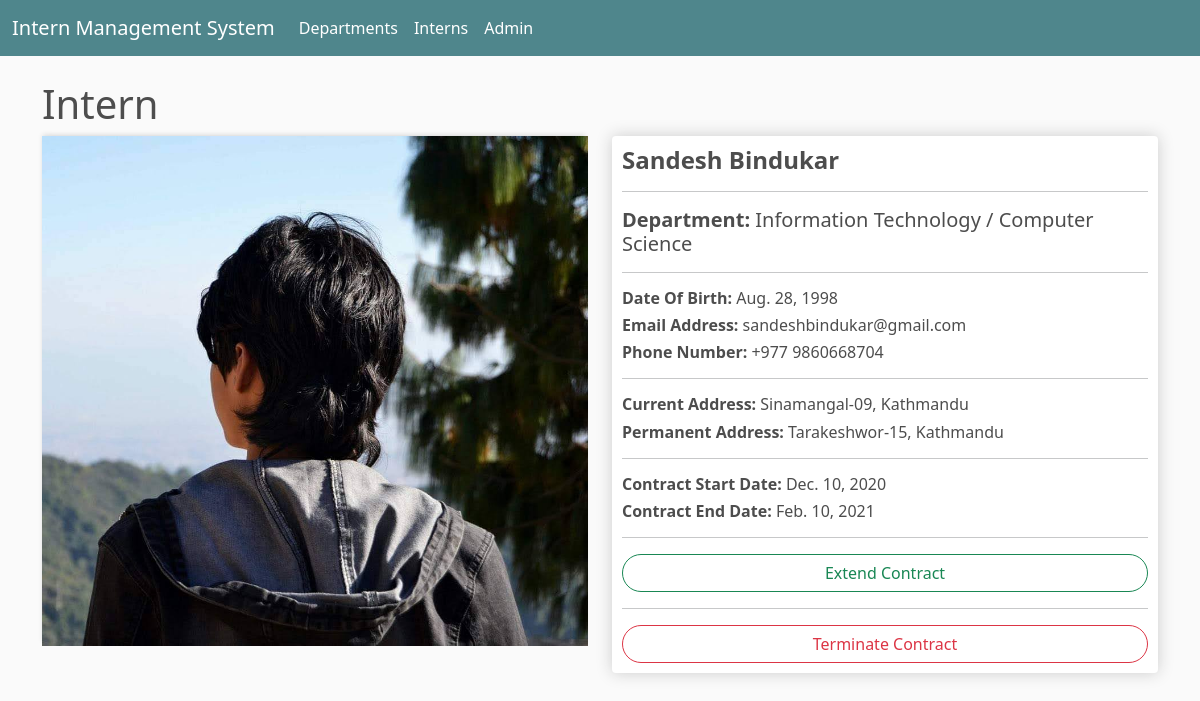
Page /view_details/1/ on the committed database.
### internship/models.py (models this page shows)
class Internship(models.Model):
    firstname = models.CharField(max_length=255)
    lastname = models.CharField(max_length=255)
    date_of_birth = models.DateField()
    email_address = models.EmailField()
    phone_number = models.CharField(max_length=15)
    current_address = models.CharField(max_length=255)
    permanent_address = models.CharField(max_length=255)
    start_date = models.DateField()
    end_date = models.DateField()
    department = models.ForeignKey(Department, on_delete=models.SET_NULL, null=True)
    image = models.ImageField(null=True, blank=True)
    @property
    def imageURL(self):
        try:
            url = self.image.url
        except:
            url = ''
        return url

### department/models.py (models this page shows)
class Department(models.Model):
    name = models.CharField(max_length=255)
    def __str__(self):
        return self.name

### internship/views.py (the view)
# urls.py: path('view_details/<str:intern_id>/', views.viewDetails, name="view_details"),
def viewDetails(request, intern_id ):
    intern = get_object_or_404(Internship, id=intern_id)
    context = {"intern":intern}
    return render(request, 'view_details.html',context)

### internship/templates/view_details.html
{% extends 'base.html' %} {% load static %} {% block content %}
<h1> Intern </h1>
<div class="row">
    <div class="col-md-6">
        <img style="height: 510px;" class="thumbnail" src="{{ intern.imageURL }}">
    </div>
    <div class="col-md-6">
        <div class="box-element ">
            <h4><strong>{{ intern.firstname }} {{ intern.lastname }}</strong></h4>
            <hr>
            <h5><strong>Department: </strong>{{ intern.department }}</h5>
            <hr>
            <h6><strong>Date Of Birth: </strong>{{ intern.date_of_birth }}</h6>
            <h6><strong>Email Address: </strong>{{ intern.email_address }}</h6>
            <h6><strong>Phone Number: </strong>{{ intern.phone_number }}</h6>
            <hr>
            <h6><strong>Current Address: </strong>{{ intern.current_address }}</h6>
            <h6><strong>Permanent Address: </strong>{{ intern.permanent_address }}</h6>
            <hr>
            <h6><strong>Contract Start Date: </strong>{{ intern.start_date }}</h6>
            <h6><strong>Contract End Date: </strong>{{ intern.end_date }}</h6>
            <hr>
            <a class="btn btn-outline-success" href="#">Extend Contract</a>
            <hr>
            <a class="btn btn-outline-danger" href="#">Terminate Contract</a>
        </div>
    </div>
</div>
{% endblock %}

### static/css/main.css (style rules this page uses)
body { background-color: hsl(0, 0%, 98%); }
h1, h2, h3, h4, h5, h6 { color: hsl(0, 0%, 30%); }
.box-element { box-shadow: hsl(0, 0%, 80%) 0 0 16px; background-color: #fff; border-radius: 4px; padding: 10px; }
.thumbnail { width: 100%; height: 280px; -webkit-box-shadow: -1px -3px 5px -2px rgba(214, 214, 214, 1); -moz-box-shadow: -1px -3px 5px -2px rgba(214, 214, 214, 1); box-shadow: -1px -3px 5px -2px rgba(214, 214, 214, 1); }
.btn { border-radius: 2rem; width: 100%; }

### rows in the picture
Internship: imageURL (picture), firstname "Sandesh", lastname "Bindukar", department "Information Technology / Computer Science", date_of_birth "Aug. 28, 1998", email_address "sandeshbindukar@gmail.com", phone_number "+977 9860668704", current_address "Sinamangal-09, Kathmandu", permanent_address "Tarakeshwor-15, Kathmandu", start_date "Dec. 10, 2020", end_date "Feb. 10, 2021"
